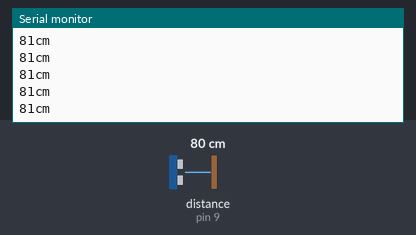
Recording of a sketch running on a simulated Arduino Uno, built with avr-gcc and run on an emulated ATmega328P. Parts: the last lines printed to the serial monitor. Inputs (shaded band) come from the test bench; at power-on: distance to the obstacle (sensor on pin 9) 80 cm. The echo pulse lasts 58.3 µs per cm.

Above: at 1.2 s.
1.3 s: distance to the obstacle (sensor on pin 9) set to 2 cm
At 1.35 s:
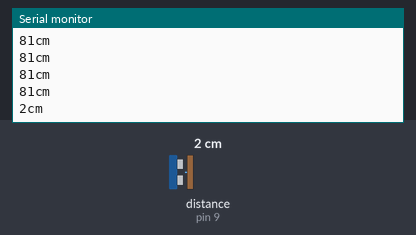
2.8 s: distance to the obstacle (sensor on pin 9) set to 60 cm
At 2.82 s:
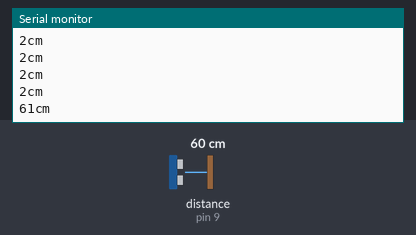
5.8 s: distance to the obstacle (sensor on pin 9) set to 2 cm
At 5.81 s:
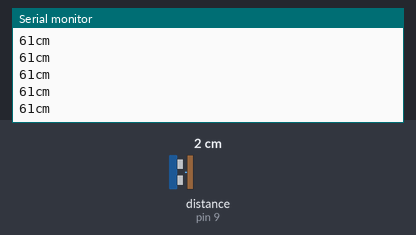
Timing chart, 0 to 8.8 s (numbered marks = the images above; inputs shaded):
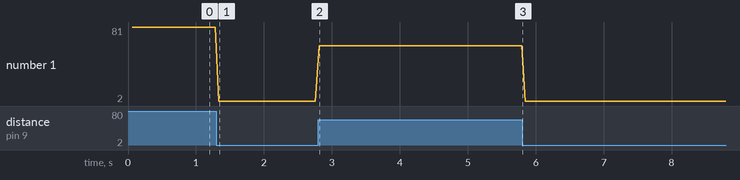

Measured:
- after the input at 1.3 s, the serial monitor: prints a new line at once (image 1)
- after the input at 2.8 s, the serial monitor: prints a new line at once (image 2)
- plotted number 1: 81 → 2 after the input at 1.3 s, 2 → 61 after the input at 2.8 s, 61 → 2 after the input at 5.8 s

The sketch:

sonarsensor.ino
```cpp
/*
 * Posted on https://randomnerdtutorials.com
 * created by http://playground.arduino.cc/Code/NewPing
*/

#include <NewPing.h> //library for sonar sensor

#define TRIGGER_PIN 8 //B8
#define ECHO_PIN 9 //B9
#define MAX_DISTANCE 200 //need to define max distance for sonar sensor to sense

// NewPing setup of pins and maximum distance
NewPing sonar(TRIGGER_PIN, ECHO_PIN, MAX_DISTANCE);

unsigned int distance = sonar.ping_cm(); //returns distance cm from sonar sensor

// Use all that ^

void setup() {
   Serial.begin(9600);
}

void loop() {
   delay(50);
   unsigned int distance = sonar.ping_cm();
   Serial.print(distance);
   Serial.println("cm");
}
```
